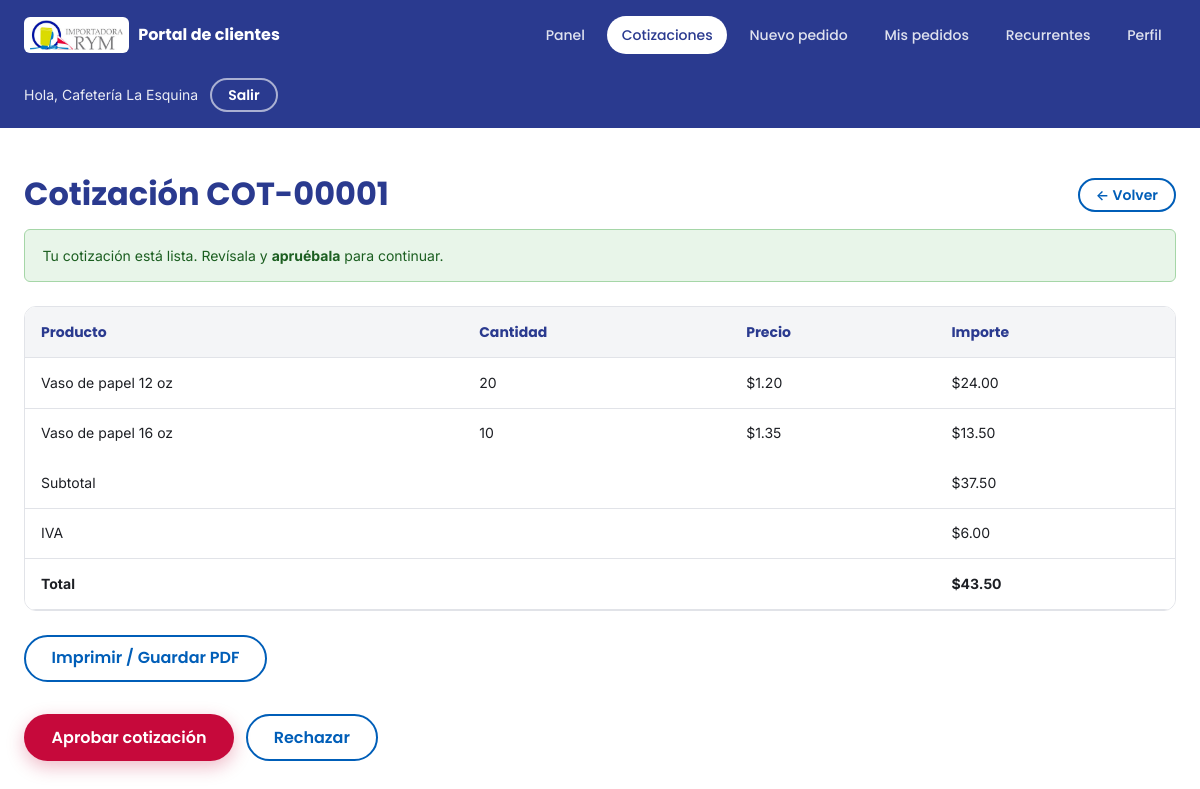
Screenshot of /portal/cotizaciones/1 (signed in) with the database file from the repository.
### tables this page shows
CREATE TABLE `usuarios` (
  `id` int(10) unsigned NOT NULL AUTO_INCREMENT,
  `nombre` varchar(120) NOT NULL,
  `email` varchar(191) NOT NULL,
  `password` varchar(255) NOT NULL,
  `rol_id` int(10) unsigned DEFAULT NULL,
  `empresa` varchar(150) DEFAULT NULL,
  `telefono` varchar(30) DEFAULT NULL,
  `rfc` varchar(20) DEFAULT NULL,
  `clave_sae` varchar(30) DEFAULT NULL,
  `clave_vendedor` varchar(20) DEFAULT NULL,
  `comision` decimal(5,2) DEFAULT NULL,
  `vendedor_id` int(10) unsigned DEFAULT NULL,
  `activo` tinyint(1) NOT NULL DEFAULT 1,
  `aprobado` tinyint(1) NOT NULL DEFAULT 0,
  `email_verificado_en` datetime DEFAULT NULL,
  `verificacion_token` varchar(64) DEFAULT NULL,
  `verificacion_expira_en` timestamp NULL DEFAULT NULL,
  `last_login_at` timestamp NULL DEFAULT NULL,
  `created_at` timestamp NOT NULL DEFAULT current_timestamp(),
  `updated_at` timestamp NOT NULL DEFAULT current_timestamp() ON UPDATE current_timestamp(),
  PRIMARY KEY (`id`),
  UNIQUE KEY `uq_usuarios_email` (`email`),
  KEY `idx_usuarios_rol_id` (`rol_id`),
  KEY `idx_usuarios_vendedor` (`vendedor_id`),
  CONSTRAINT `fk_usuarios_rol` FOREIGN KEY (`rol_id`) REFERENCES `roles` (`id`) ON DELETE SET NULL ON UPDATE CASCADE,
  CONSTRAINT `fk_usuarios_vendedor` FOREIGN KEY (`vendedor_id`) REFERENCES `usuarios` (`id`) ON DELETE SET NULL ON UPDATE CASCADE
);

CREATE TABLE `cotizaciones` (
  `id` int(10) unsigned NOT NULL AUTO_INCREMENT,
  `usuario_id` int(10) unsigned DEFAULT NULL,
  `folio` varchar(30) DEFAULT NULL,
  `nombre` varchar(120) NOT NULL,
  `empresa` varchar(150) DEFAULT NULL,
  `email` varchar(191) NOT NULL,
  `telefono` varchar(30) DEFAULT NULL,
  `producto_interes` varchar(150) DEFAULT NULL,
  `mensaje` text DEFAULT NULL,
  `estado` varchar(20) NOT NULL DEFAULT 'nueva',
  `origen` varchar(50) NOT NULL DEFAULT 'landing',
  `ip` varchar(45) DEFAULT NULL,
  `user_agent` varchar(255) DEFAULT NULL,
  `created_at` timestamp NOT NULL DEFAULT current_timestamp(),
  `updated_at` timestamp NOT NULL DEFAULT current_timestamp() ON UPDATE current_timestamp(),
  `subtotal` decimal(12,2) DEFAULT NULL,
  `iva` decimal(12,2) DEFAULT NULL,
  `total` decimal(12,2) DEFAULT NULL,
  `enviada_en` datetime DEFAULT NULL,
  `pedido_id` int(10) unsigned DEFAULT NULL,
  PRIMARY KEY (`id`),
  KEY `idx_cotizaciones_estado` (`estado`),
  KEY `idx_cotizaciones_created` (`created_at`),
  KEY `idx_cot_usuario` (`usuario_id`)
);

CREATE TABLE `cotizacion_items` (
  `id` int(10) unsigned NOT NULL AUTO_INCREMENT,
  `cotizacion_id` int(10) unsigned NOT NULL,
  `producto_id` int(10) unsigned DEFAULT NULL,
  `descripcion` varchar(200) NOT NULL,
  `cantidad` int(11) NOT NULL DEFAULT 1,
  `precio_unitario` decimal(12,2) NOT NULL DEFAULT 0.00,
  PRIMARY KEY (`id`),
  KEY `idx_cotitem` (`cotizacion_id`),
  CONSTRAINT `fk_cotitem_cot` FOREIGN KEY (`cotizacion_id`) REFERENCES `cotizaciones` (`id`) ON DELETE CASCADE
);

### app/Views/portal/cotizacion_detalle.php (the view, shortened to what the rows shown need)
<?php
$cotizada = in_array($cot['estado'], ['cotizada', 'aprobada', 'convertida'], true);
?>
<div class="portal-head">
    <h1 class="portal-title">Cotización <?= e($cot['folio'] ?? '') ?></h1>
    <a class="btn btn--outline btn--sm" href="<?= url('/portal/cotizaciones') ?>">← Volver</a>
</div>
<?php if ($cot['estado'] === 'nueva'): ?>
    <div class="alert alert--ok mb-6">Tu solicitud está <strong>en revisión</strong>. Un asesor te enviará los precios pronto.</div>
<?php elseif ($cot['estado'] === 'cotizada'): ?>
    <div class="alert alert--ok mb-6">Tu cotización está lista. Revísala y <strong>apruébala</strong> para continuar.</div>
<?php elseif ($cot['estado'] === 'aprobada'): ?>
    <div class="alert alert--ok mb-6">Aprobaste esta cotización. Un asesor dará seguimiento.</div>
<?php elseif ($cot['estado'] === 'convertida'): ?>
    <div class="alert alert--ok mb-6">Esta cotización se convirtió en pedido.</div>
<?php elseif ($cot['estado'] === 'rechazada'): ?>
    <div class="alert alert--error mb-6">Rechazaste esta cotización.</div>
<?php endif; ?>
<div class="table-wrap">
    <table class="table">
        <thead><tr><th>Producto</th><th class="ta-right">Cantidad</th><?php if ($cotizada): ?><th class="ta-right">Precio</th><th class="ta-right">Importe</th><?php endif; ?></tr></thead>
        <tbody>
        <?php foreach ($items as $it): ?>
            <tr>
                <td><?= e($it['descripcion']) ?></td>
                <td class="ta-right"><?= (int) $it['cantidad'] ?></td>
                <?php if ($cotizada): ?>
                    <td class="ta-right">$<?= number_format((float) $it['precio_unitario'], 2) ?></td>
                    <td class="ta-right">$<?= number_format((float) $it['importe'], 2) ?></td>
                <?php endif; ?>
            </tr>
        <?php endforeach; ?>
        </tbody>
        <?php if ($cotizada && $cot['total'] !== null): ?>
        <tfoot>
            <tr><td colspan="3" class="ta-right">Subtotal</td><td class="ta-right">$<?= number_format((float) $cot['subtotal'], 2) ?></td></tr>
            <tr><td colspan="3" class="ta-right">IVA</td><td class="ta-right">$<?= number_format((float) $cot['iva'], 2) ?></td></tr>
            <tr><td colspan="3" class="ta-right"><strong>Total</strong></td><td class="ta-right"><strong>$<?= number_format((float) $cot['total'], 2) ?></strong></td></tr>
        </tfoot>
        <?php endif; ?>
    </table>
</div>
<?php if ($cotizada): ?>
    <div class="mt-6">
        <a class="btn btn--outline" href="<?= url('/portal/cotizaciones/' . (int) $cot['id'] . '/imprimir') ?>" target="_blank" rel="noopener">Imprimir / Guardar PDF</a>
    </div>
<?php endif; ?>
<?php if ($cot['estado'] === 'cotizada'): ?>
    <div class="cot-actions mt-8">
        <form method="post" action="<?= url('/portal/cotizaciones/' . (int) $cot['id'] . '/responder') ?>">
            <button type="submit" class="btn btn--accent">Aprobar cotización</button>
        </form>
        <form method="post" action="<?= url('/portal/cotizaciones/' . (int) $cot['id'] . '/responder') ?>"
              data-confirm="¿Rechazar esta cotización?">
            <button type="submit" class="btn btn--outline">Rechazar</button>
        </form>
    </div>
<?php endif; ?>

### app/Core/Router.php (shortened to what the rows shown need)
<?php
class Router
{
    protected array $routes = [];
    protected function add(string $method, string $path, $action): void
    {
        $path = '/' . trim($path, '/');
        $this->routes[$method][$path] = $action;
    }
    public function dispatch(string $method, string $uri)
    {
        $uri    = '/' . trim($uri, '/');
        $method = strtoupper($method);
        foreach ($this->routes[$method] ?? [] as $route => $action) {
            $pattern = preg_replace('#\{[a-zA-Z_][a-zA-Z0-9_]*\}#', '([^/]+)', $route);
            $pattern = '#^' . $pattern . '$#';
            if (preg_match($pattern, $uri, $matches)) {
                array_shift($matches);
                $matches = array_map('rawurldecode', $matches);
                return $this->callAction($action, $matches);
            }
        }
        return $this->notFound();
    }
    protected function callAction($action, array $params)
    {
        if (is_array($action)) {
            [$class, $method] = $action;
            return call_user_func_array([new $class(), $method], $params);
        }
        throw new \InvalidArgumentException('Acción de ruta no válida.');
    }
}

### app/Views/layouts/portal.php (shortened to what the rows shown need)
<?php
$active  = $active ?? '';
$usuario = $usuario ?? [];
?>
<!DOCTYPE html>
<html lang="es" data-base="<?= e(base_url('/')) ?>">
<head>
    <?= css_bundle('portal') ?>
</head>
<body>
    <header class="portal-header">
        <div class="container portal-header__inner">
            <a class="portal-brand" href="<?= url('/portal') ?>">
                <img src="<?= asset('assets/img/logos/importadorarym.jpg') ?>" alt="Importadora RYM" width="284" height="92">
                Portal de clientes
            </a>
            <nav class="portal-nav" id="portalNav" aria-label="Navegación del portal">
                <a class="portal-nav__link <?= $active === 'inicio' ? 'is-active' : '' ?>" href="<?= url('/portal') ?>">Panel</a>
                <a class="portal-nav__link <?= $active === 'cotizar' ? 'is-active' : '' ?>" href="<?= url('/portal/cotizaciones') ?>">Cotizaciones</a>
                <?php if ((int) ($usuario['aprobado'] ?? 0) === 1): ?>
                    <a class="portal-nav__link <?= $active === 'nuevo' ? 'is-active' : '' ?>" href="<?= url('/portal/pedidos/nuevo') ?>">Nuevo pedido</a>
                    <a class="portal-nav__link <?= $active === 'pedidos' ? 'is-active' : '' ?>" href="<?= url('/portal/pedidos') ?>">Mis pedidos</a>
                    <a class="portal-nav__link <?= $active === 'recurrentes' ? 'is-active' : '' ?>" href="<?= url('/portal/recurrentes') ?>">Recurrentes</a>
                <?php endif; ?>
                <a class="portal-nav__link <?= $active === 'perfil' ? 'is-active' : '' ?>" href="<?= url('/portal/perfil') ?>">Perfil</a>
            </nav>
            <div class="portal-header__actions">
                <div class="portal-user">
                    <span class="portal-user__name">Hola, <?= e($usuario['nombre'] ?? '') ?></span>
                    <form method="post" action="<?= url('/portal/logout') ?>">
                        <button type="submit" class="btn btn--ghost btn--sm">Salir</button>
                    </form>
                </div>
            </div>
        </div>
    </header>
    <main class="portal-main">
        <div class="container">
            <?= $content ?? '' ?>
        </div>
    </main>
</body>
</html>

### rows the page displays
usuarios: nombre "Cafetería La Esquina"
cotizaciones: folio "COT-00001", subtotal "37.50", iva "6.00", total "43.50"
cotizacion_items: descripcion "Vaso de papel 12 oz", cantidad "20", precio_unitario "1.20", importe "24.00"
cotizacion_items: descripcion "Vaso de papel 16 oz", cantidad "10", precio_unitario "1.35", importe "13.50"
